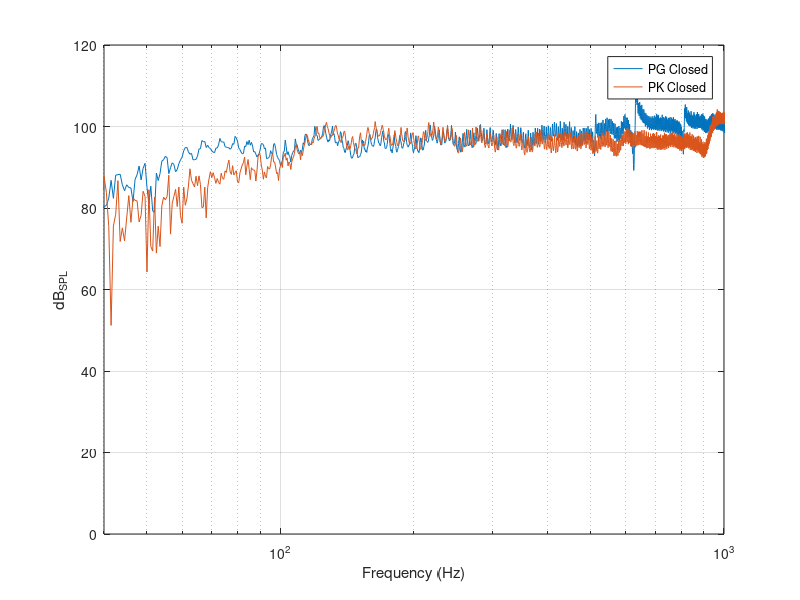

Recreate this plot in MATLAB.
load Measurements.mat

% Normalized frequency
Y0 = fft(PG_closed);
Y1 = fft(PK_closed);

% To dB_SPL
Y0 = 20*log10(Y0./20e-6);
Y1 = 20*log10(Y1./20e-6);

figure
xlabel('Frequency (Hz)');
semilogx(f(1:end/2), abs(Y0(1:end/2)))
hold on
semilogx(f(1:end/2), abs(Y1(1:end/2)))
grid on
xlabel('Frequency (Hz)');
ylabel('dB_{SPL}');
xlim([40, 1000]);
legend('PG Closed', 'PK Closed');